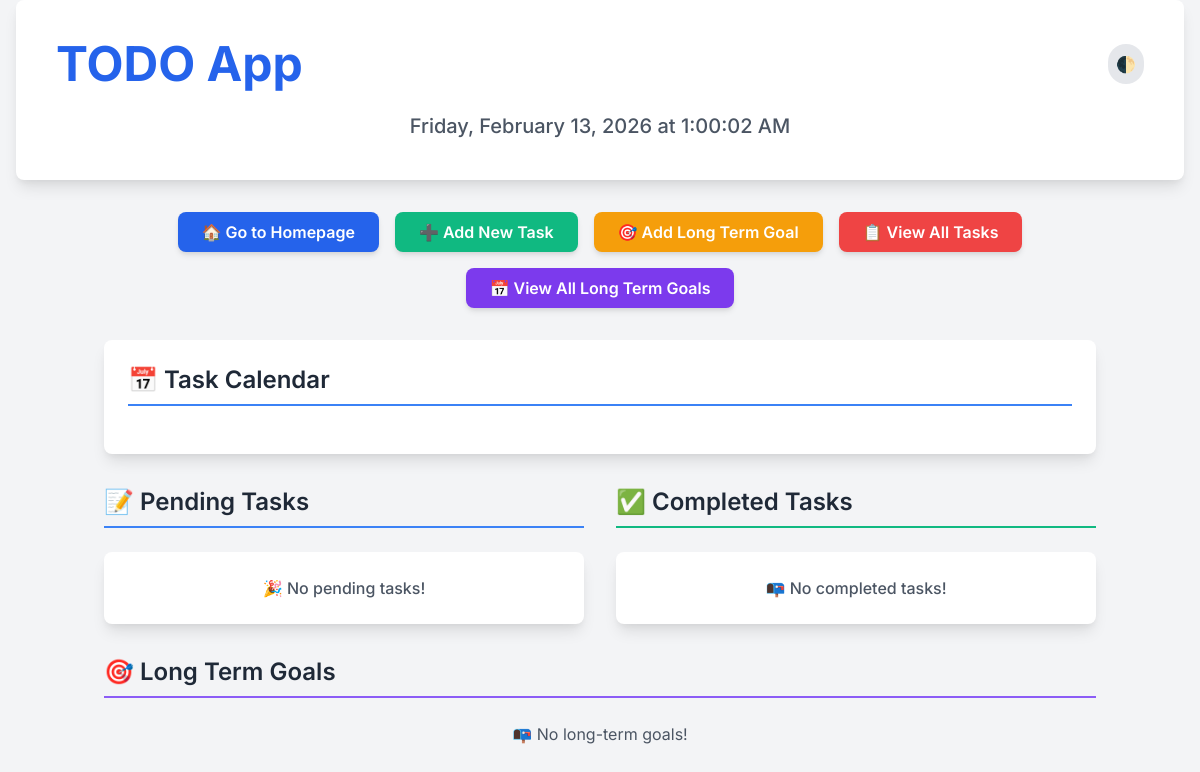
Page /todo/ on the earlier database version.
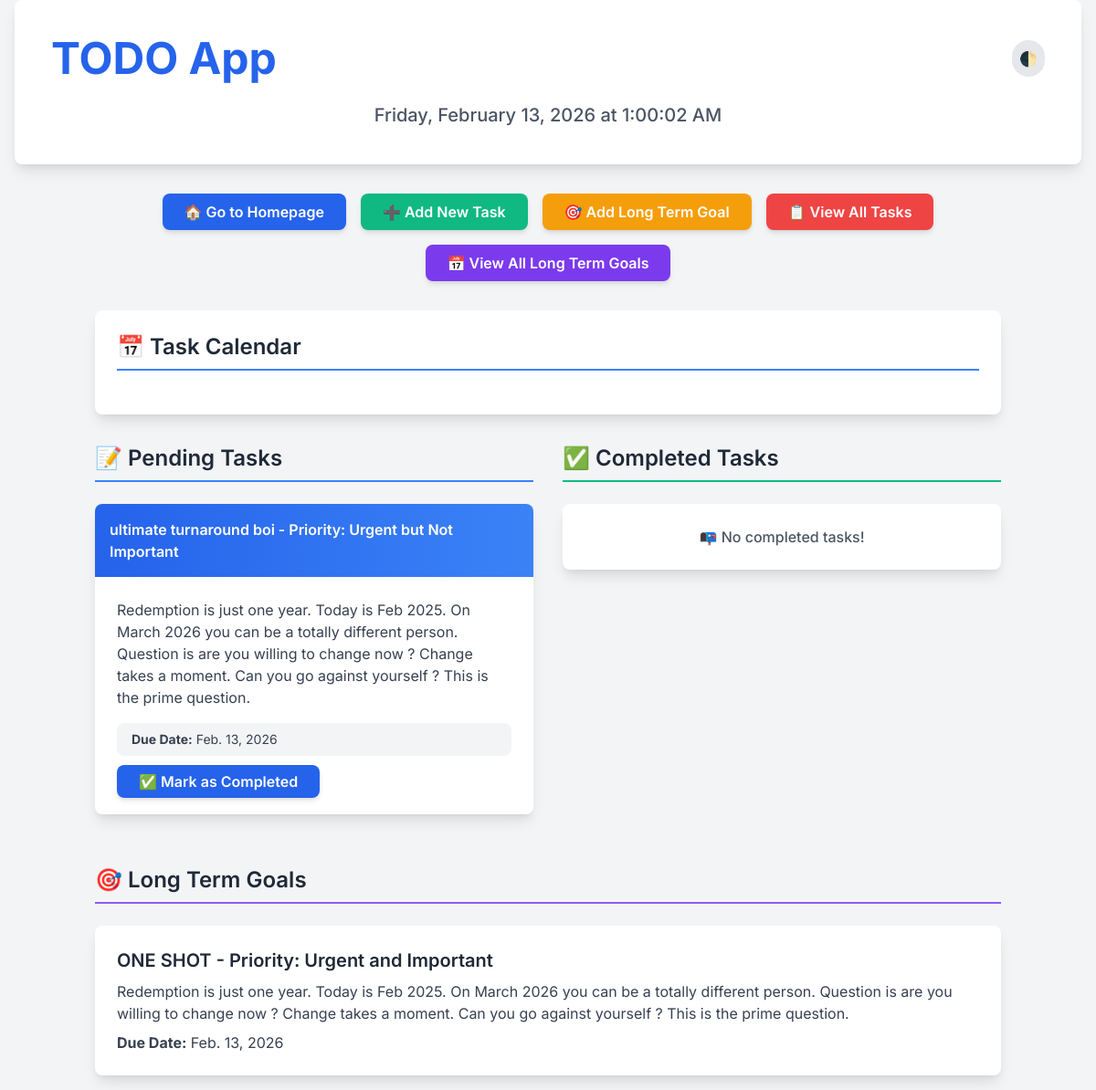
Same page on the later database version.
### todoapp/models.py (models this page shows, shortened)
class Todo(models.Model):
    title = models.CharField(max_length=200)
    details = models.TextField(blank=True, null=True)
    context = models.CharField(max_length=200, blank=True, null=True)
    time = models.TimeField(blank=True, null=True)
    date = models.DateField(blank=True, null=True)
    due_date = models.DateField(default='2025-1-1')
    completed = models.BooleanField(default=False)
    is_long_term_goal = models.BooleanField(default=False)
    PRIORITY_CHOICES = [
        ('high', 'Urgent and Important'),
        ('medium', 'Not Urgent but Important'),
        ('low', 'Urgent but Not Important'),
        ('lowest', 'Not Urgent and Not Important')
    ]
    priority = models.CharField(max_length=10, choices=PRIORITY_CHOICES, default='low')

class LongTermGoal(models.Model):
    title = models.CharField(max_length=200)
    description = models.TextField(blank=True, null=True)
    due_date = models.DateField()
    completed = models.BooleanField(default=False)
    PRIORITY_CHOICES = [
        ('high', 'Urgent and Important'),
        ('medium', 'Not Urgent but Important'),
        ('low', 'Urgent but Not Important'),
        ('lowest', 'Not Urgent and Not Important')
    ]
    priority = models.CharField(max_length=10, choices=PRIORITY_CHOICES, default='low')

### todoapp/views.py (the view)
# urls.py: path('', views.todo_list, name='todo_list'),
def todo_list(request):
    todos = Todo.objects.all()
    completed_tasks = todos.filter(completed=True)
    pending_tasks = todos.filter(completed=False)
    long_term_goals = LongTermGoal.objects.all()
    return render(request, 'todoapp/todo_list.html', {
        'completed_tasks': completed_tasks,
        'pending_tasks': pending_tasks,
        'long_term_goals': long_term_goals
    })

### todoproject/templates/todoapp/todo_list.html (shortened to what this page needs)
<!DOCTYPE html>
<html lang="en">
<head>
    <link href="https://cdn.jsdelivr.net/npm/tailwindcss@2.2.19/dist/tailwind.min.css" rel="stylesheet">
    <link href="https://cdn.jsdelivr.net/npm/fullcalendar@5.10.1/main.min.css" rel="stylesheet">
</head>
<body class="bg-gray-100 dark:bg-gray-900 text-gray-900 dark:text-gray-100 transition-colors duration-300">
    <div class="header bg-white dark:bg-gray-800 shadow-lg rounded-lg p-10 text-center mb-8 mx-4">
        <div class="flex justify-between items-center mb-6">
            <h1 class="text-5xl font-bold text-blue-600 dark:text-blue-400">TODO App</h1>
            <button id="themeToggle" class="theme-switcher p-2 rounded-full bg-gray-200 dark:bg-gray-700 hover:bg-gray-300 dark:hover:bg-gray-600">
                🌓
            </button>
        </div>
        <div class="datetime text-xl text-gray-600 dark:text-gray-300 font-medium" id="currentDatetime"></div>
    </div>
    <div class="container mx-auto px-4">
        <div class="flex flex-wrap justify-center gap-4 mb-8">
            <a href="/" class="bg-blue-600 hover:bg-blue-700 text-white font-semibold py-2 px-6 rounded-lg shadow-md transition-transform transform hover:-translate-y-1">🏠 Go to Homepage</a>
            <a href="{% url 'add_task' %}" class="bg-green-500 hover:bg-green-600 text-white font-semibold py-2 px-6 rounded-lg shadow-md transition-transform transform hover:-translate-y-1">➕ Add New Task</a>
            <a href="{% url 'add_long_term_goal' %}" class="bg-yellow-500 hover:bg-yellow-600 text-white font-semibold py-2 px-6 rounded-lg shadow-md transition-transform transform hover:-translate-y-1">🎯 Add Long Term Goal</a>
            <a href="{% url 'view_all_tasks' %}" class="bg-red-500 hover:bg-red-600 text-white font-semibold py-2 px-6 rounded-lg shadow-md transition-transform transform hover:-translate-y-1">📋 View All Tasks</a>
            <a href="{% url 'view_all_long_term_goals' %}" class="bg-purple-600 hover:bg-purple-700 text-white font-semibold py-2 px-6 rounded-lg shadow-md transition-transform transform hover:-translate-y-1">📅 View All Long Term Goals</a>
        </div>
        <div class="bg-white dark:bg-gray-800 rounded-lg shadow-lg p-6 mb-8">
            <h3 class="text-2xl font-semibold text-gray-800 dark:text-gray-100 mb-6 border-b-2 border-blue-500 pb-2">📅 Task Calendar</h3>
        </div>
        <div class="grid grid-cols-1 md:grid-cols-2 gap-8">
            <div class="task-section">
                <h3 class="text-2xl font-semibold text-gray-800 dark:text-gray-100 mb-6 border-b-2 border-blue-500 pb-2">📝 Pending Tasks</h3>
                {% for task in pending_tasks %}
                <div class="card bg-white dark:bg-gray-800 rounded-lg shadow-lg overflow-hidden mb-6 transform transition-transform hover:-translate-y-2">
                    <div class="card-header bg-gradient-to-r from-blue-600 to-blue-500 text-white font-semibold p-4">
                        {{ task.title }} - Priority: {{ task.get_priority_display }}
                    </div>
                    <div class="card-body p-6">
                        <div class="task-details text-gray-700 dark:text-gray-300 mb-4">{{ task.details }}</div>
                        <div class="due-date bg-gray-100 dark:bg-gray-700 text-gray-700 dark:text-gray-300 rounded-lg py-2 px-4 text-sm">
                            <strong>Due Date:</strong> {{ task.due_date }}
                        </div>
                        <div class="mt-4">
                            <a href="{% url 'complete_task' task.id %}" class="bg-blue-600 hover:bg-blue-700 text-white font-semibold py-2 px-6 rounded-lg shadow-md transition-transform transform hover:-translate-y-1">✅ Mark as Completed</a>
                        </div>
                    </div>
                </div>
                {% empty %}
                <div class="empty-message bg-white dark:bg-gray-800 rounded-lg shadow-lg p-6 text-center text-gray-600 dark:text-gray-400 font-medium">🎉 No pending tasks!</div>
                {% endfor %}
            </div>
            <div class="task-section">
                <h3 class="text-2xl font-semibold text-gray-800 dark:text-gray-100 mb-6 border-b-2 border-green-500 pb-2">✅ Completed Tasks</h3>
                {% for task in completed_tasks %}
                <div class="card bg-white dark:bg-gray-800 rounded-lg shadow-lg overflow-hidden mb-6 transform transition-transform hover:-translate-y-2">
                    <div class="card-header bg-gradient-to-r from-green-500 to-green-400 text-white font-semibold p-4">
                        {{ task.title }} - Priority: {{ task.get_priority_display }}
                    </div>
                    <div class="card-body p-6">
                        <div class="task-details text-gray-700 dark:text-gray-300 mb-4">{{ task.details }}</div>
                        <div class="due-date bg-gray-100 dark:bg-gray-700 text-gray-700 dark:text-gray-300 rounded-lg py-2 px-4 text-sm">
                            <strong>Completed On:</strong> {{ task.date }}
                        </div>
                    </div>
                </div>
                {% empty %}
                <div class="empty-message bg-white dark:bg-gray-800 rounded-lg shadow-lg p-6 text-center text-gray-600 dark:text-gray-400 font-medium">📭 No completed tasks!</div>
                {% endfor %}
            </div>
        </div>
        <div class="long-term-goals mt-8">
            <h3 class="text-2xl font-semibold text-gray-800 dark:text-gray-100 mb-6 border-b-2 border-purple-500 pb-2">🎯 Long Term Goals</h3>
            <ul>
                {% for goal in long_term_goals %}
                <li class="bg-white dark:bg-gray-800 rounded-lg shadow-lg p-6 mb-4">
                    <h5 class="text-xl font-semibold text-gray-800 dark:text-gray-100">{{ goal.title }} - Priority: {{ goal.get_priority_display }}</h5>
                    <p class="text-gray-700 dark:text-gray-300 mt-2">{{ goal.description }}</p>
                    <p class="text-gray-700 dark:text-gray-300 mt-2"><strong>Due Date:</strong> {{ goal.due_date }}</p>
                </li>
                {% empty %}
                <p class="text-gray-600 dark:text-gray-400 text-center">📭 No long-term goals!</p>
                {% endfor %}
            </ul>
        </div>
    </div>
</body>
</html>

### todoproject/templates/todoapp/todo_list.html (style rules this page uses)
body { font-family: 'Inter', sans-serif; }
.theme-switcher { transition: all 0.3s ease; }

Differences in the rows shown:
added Todo: title "ultimate turnaround boi", priority "Urgent but Not Important", details "Redemption is just one year. Today is Feb 2025. On March 2026 you can be a totally different person. Question is are you willing to change now ? Change takes a moment. Can you go against yourself ? This is the prime question.", due_date "Feb. 13, 2026"
added LongTermGoal: title "ONE SHOT", priority "Urgent and Important", description "Redemption is just one year. Today is Feb 2025. On March 2026 you can be a totally different person. Question is are you willing to change now ? Change takes a moment. Can you go against yourself ? This is the prime question.", due_date "Feb. 13, 2026"
Other differences:
text no longer shown: "🎉 No pending tasks! 📭 No long-term goals!"
